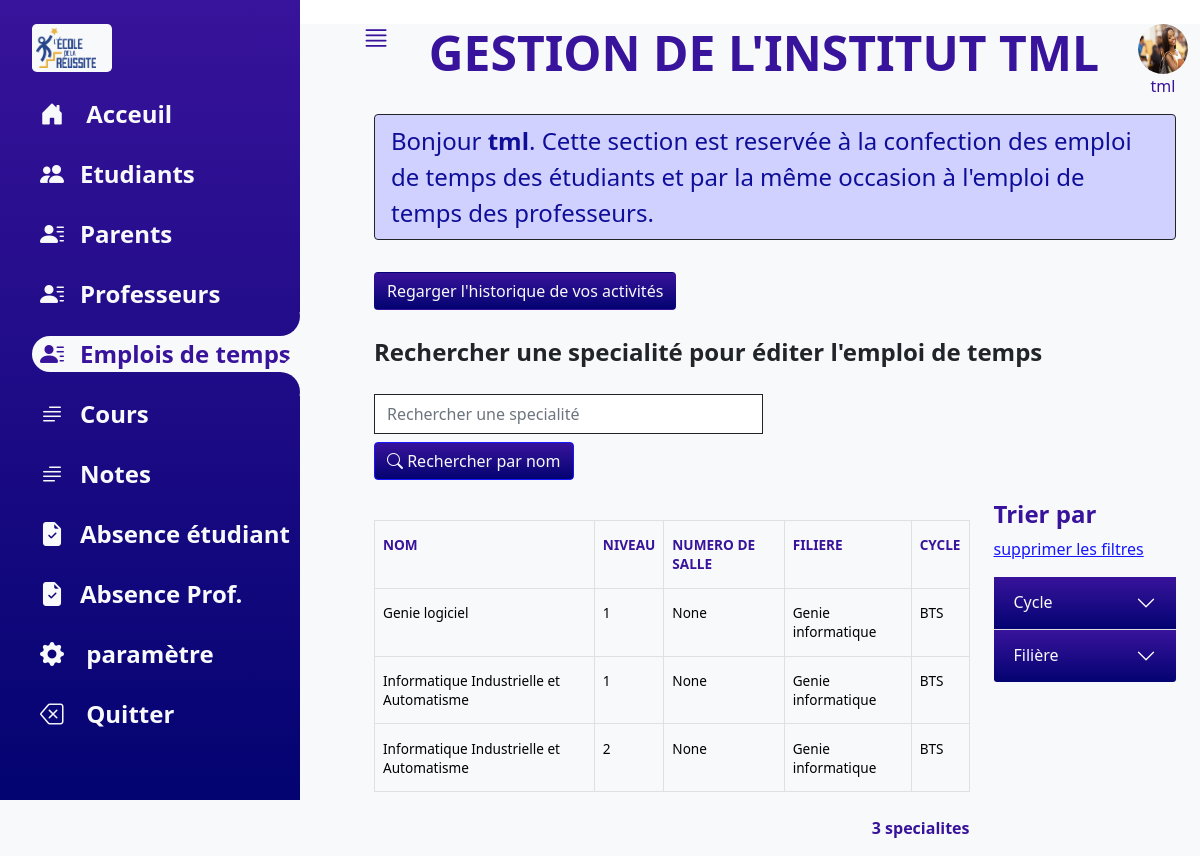
/direction/emploi_de_temps/ (signed in), run on the app's committed database.
### direction/models.py (models this page shows, shortened)
class Specialite(models.Model):
	nom=models.CharField(max_length=60)
	filiere=models.ForeignKey("Filiere", on_delete=models.CASCADE)
	niveau=models.PositiveSmallIntegerField(validators=[MaxValueValidator(10), MinValueValidator(1)]);
	emploi_de_temps=models.OneToOneField("EmploiDeTemps", on_delete=models.SET_NULL, null=True, blank=True)
	cours=models.ManyToManyField("Cours",blank=True)
	numero_salle=models.PositiveSmallIntegerField(validators=[MaxValueValidator(500), MinValueValidator(1)], null=True, blank=True)
	delegue=models.OneToOneField("Etudiant", related_name="delegue", on_delete=models.SET_NULL, null=True, blank=True)
	class Meta:
		verbose_name="Specialité"
		verbose_name_plural="Specialités"

class Filiere(models.Model):
	nom=models.CharField(max_length=30)
	cycle=models.ForeignKey("Cycle", on_delete=models.CASCADE)
	def __str__(self):
		return self.nom
	class Meta:
		verbose_name="Filière"
		verbose_name_plural="Filières"

class Cycle(models.Model):
	nom=models.CharField(max_length=30)
	diplome=models.CharField(max_length=30)
	langue=models.CharField(max_length=2, choices=[("FR", "Français"), ("EN", "Anglais")], default="FR")
	class Meta:
		verbose_name="cycle"
		verbose_name_plural="cycles"

### direction/views.py (the view)
# urls.py: path("emploi_de_temps/", EmploiDeTemps.as_view(), name="emploi_de_temps"),
class EmploiDeTemps(UserPassesTestMixin, ListView):
    template_name="direction/emploi-de-temps.html"
    model=Specialite
    context_object_name="specialites"
    def test_func(self):
        try:
            group=self.request.user.groups.get(name="directeur académique")
            return True
        except:
            return False
    def get_context_data(self, **kwargs):
        context=super().get_context_data(**kwargs)
        context["filtre_cycle"]=Cycle.objects.all()
        context["filtre_filiere"]=Filiere.objects.all()
        context["option_search"]=["Matricules","Noms et/ou Prenoms", "Specialites", "Filieres"]
        try:
            pk=self.request.GET["cycle"]
            pk=int(pk)
            context["active_cycle"]=pk
            return context
        except:
            pass
        try:
            pk=self.request.GET["filiere"]
            pk=int(pk)
            context["active_filiere"]=pk
            return context
        except:
            pass
        try:
            search=self.request.GET["search"]
            context["search"]=search
        except:
            pass
        return context
    def get_queryset(self):
        try:
            pk=self.request.GET["cycle"]
            pk=int(pk)
            specialites=Specialite.objects.filter(filiere__cycle__pk=pk).order_by("nom")
            return specialites
        except:
            pass
        try:
            pk=self.request.GET["filiere"]
            pk=int(pk)
            specialites=Specialite.objects.filter(filiere__pk=pk).order_by("nom")
            return specialites
        except:
            pass
        try:
            search=self.request.GET["search"]
            specialites=Specialite.objects.filter(nom__icontains=search).order_by("nom")
            return specialites
        except:
            pass
        return Specialite.objects.all().order_by("nom")

### direction/context_processors.py (called while the page is built)
def getNamesGroupUser(request):
	namesGroup=[group.name for group in request.user.groups.all()]
	return {"names_group": namesGroup}

### direction/templates/direction/emploi-de-temps.html (shortened to what this page needs)
h{% extends "direction/base.html"  %}
{% load static %}
{% block message %}
 <p class="fs-4 border border-dark py-2 px-3 alert alert-primary">
  Bonjour <span class="fw-bold">{{user.username}}</span>. Cette section est reservée  à la confection des emploi de temps des étudiants et par la même occasion à l'emploi de temps des professeurs.
  </p>
{% endblock %}
{% block content %}
{% include "direction/vertical-bar.html" with onglet=5 %}
<div class="mt-2 mb-4 fw-bold">
  <p class="fs-4 text-dark"> Rechercher une specialité pour éditer l'emploi de temps</p>
</div>
<div class="my-3 ">
  <form action="{{request.path}}" method="get">
<div class="  row " >
  <div class="col-12 col-sm-6 ">
      <input type="search" name="search" class="form-control" style="height:40px;" placeholder="Rechercher une specialité">
  </div>
  <div class="mt-2" >
   <button type="submit" class="btn btn-primary "><i class="bi bi-search"></i> Rechercher par nom</button>
  </div>
  </div>
</form>
</div>
<div class="row">
 <div class=" col-12 col-lg-9 overflow-auto">
  <table class="  table  table-light table-borderless table-hover table-bordered my-4 " id="table-list">
   <tr>
     <th class="text-uppercase violet fw-bold"> Nom</th>
     <th class="text-uppercase violet fw-bold"> Niveau</th>
     <th class="text-uppercase violet fw-bold"> Numero de salle</th>
     <th class="text-uppercase violet fw-bold"> Filiere</th>
     <th class="text-uppercase violet fw-bold px-2">Cycle </th>
   </tr>
    {% for specialite in specialites %}
      <tr url="{% url 'direction:edition_emploi_de_temps' pk=specialite.pk %}" class="item">
        <td>{{specialite.nom}}</td>
        <td>{{specialite.niveau}}</td>
        <td>{{specialite.numero_salle}}</td>
        <td>{{specialite.filiere}}</td>
        <td>{{specialite.filiere.cycle.nom}}</td>
      </tr>
    {% empty %}
      <h3 class="text-center"> Aucune spécialité trouvée</h3>
    {% endfor %}
 </table>
 <div class="text-end row">
    <div class="col-6">
    </div>
    <div class="col-6">
       <p class="fw-bold violet" fs-2>{{specialites.count}} specialite{{specialites.count|pluralize}}</p>
    </div>
 </div>
</div>
<div class="col-6 col-lg-3 mt-5 mt-lg-1">
   <h4 class="violet fw-bold">Trier par</h4>
    <p><a href="{{request.path}}" class="link-primary">supprimer les filtres</a></p>
<div class="accordion accordion-flush" id="accordionTML">
      <div class="accordion-item">
        <h2 class="accordion-header " id="flush-headingOne">
          <button class="accordion-button  collapsed" type="button" data-bs-toggle="collapse" data-bs-target="#flush-collapseOne" aria-expanded="false" aria-controls="flush-collapseOne">
             Cycle
          </button>
        </h2>
  </div>
  <div class="accordion-item">
    <h2 class="accordion-header" id="flush-headingTwo">
      <button class="accordion-button collapsed" type="button" data-bs-toggle="collapse" data-bs-target="#flush-collapseTwo" aria-expanded="false" aria-controls="flush-collapseTwo">
        Filière
      </button>
    </h2>
  </div>
</div>
</div>
</div>
{% endblock %}

### direction/templates/direction/base.html (shortened to what this page needs)
{% load static %}
<!DOCTYPE html>
<html lang="fr" dir="ltr">
  <head>
    <link rel="stylesheet" type="text/css" href="{% static 'vitrine/css/style.css' %}">
    <link rel="stylesheet" type="text/css" href="{% static 'direction/css/direction-index.css' %}">
    <link rel="stylesheet" type="text/css" href="{% static 'vitrine/css/bootstrap-icons.css' %}">
  </head>
  <body>
    <div class="container-fluid bg-light">
      <div class="main active ">
        <div class=" top d-flex justify-content-between">
          <div class="menu" style="cursor:pointer;">
            <i class="bi bi-justify fs-3 "></i>
          </div>
          <div class="">
            <p class="text-uppercase display-5 fw-bold"> Gestion de l'institut TML </p>
          </div>
          <div class="">
            <img src="{% static 'vitrine/images/etudiante2.jpg' %}" class="rounded-circle d-block mx-auto" width="50px" height="50px" alt="">
            <p class="text-center"> {{user.username}}</p>
          </div>
        </div>
        <div class="container">
          <div class="">
              {% block message %}
              {% endblock %}
            <button type="button" class="btn my-3" name="button">Regarger l'historique de vos activités</button>
          </div>
          {% block content %}
          {% endblock %}
        </div>
      </div>
    </div>
  </body>
</html>

### direction/static/direction/css/direction-index.css (style rules this page uses)
:root { --violet-gradient:linear-gradient(rgba(56, 19, 155), rgba(3, 3, 113)); --violet:rgba(56, 19, 155); --white:#f8f9fa; }
.violet { color:var(--violet); }
.main { padding-left:130px; width:100%; transition: .5s; min-height: 100vh; }
.main .top { color:var(--violet); }
.main.active { padding-left: 350px; }
.main .container button { background: var(--violet); background-image: var(--violet-gradient); color:var(--white); }
table tr th, table tr td { font-size: .85rem; }

### data on the page
Specialite: nom "Genie logiciel", niveau "1", numero_salle "None", filiere "Genie informatique", filiere.cycle.nom "BTS"
Specialite: nom "Informatique Industrielle et Automatisme", niveau "1", numero_salle "None", filiere "Genie informatique", filiere.cycle.nom "BTS"
Specialite: nom "Informatique Industrielle et Automatisme", niveau "2", numero_salle "None", filiere "Genie informatique", filiere.cycle.nom "BTS"

### other printed values
{{ user.username }} "tml"
{{ specialites.count }} "3"
